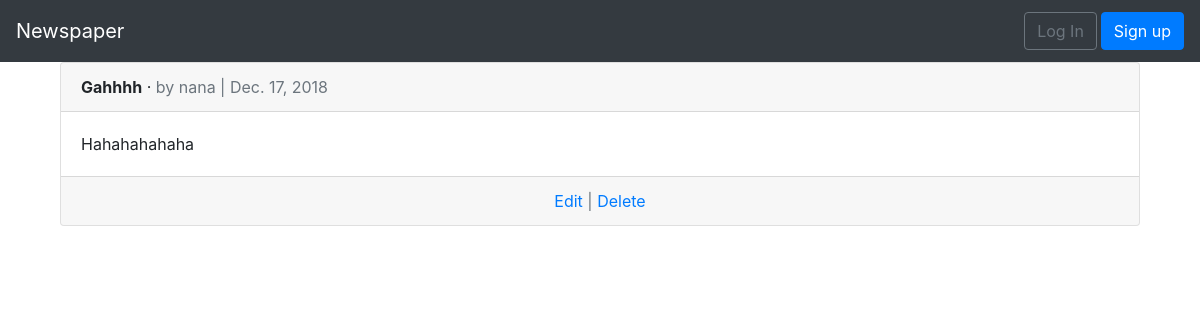
/articles/, run on an earlier commit of the app's database.
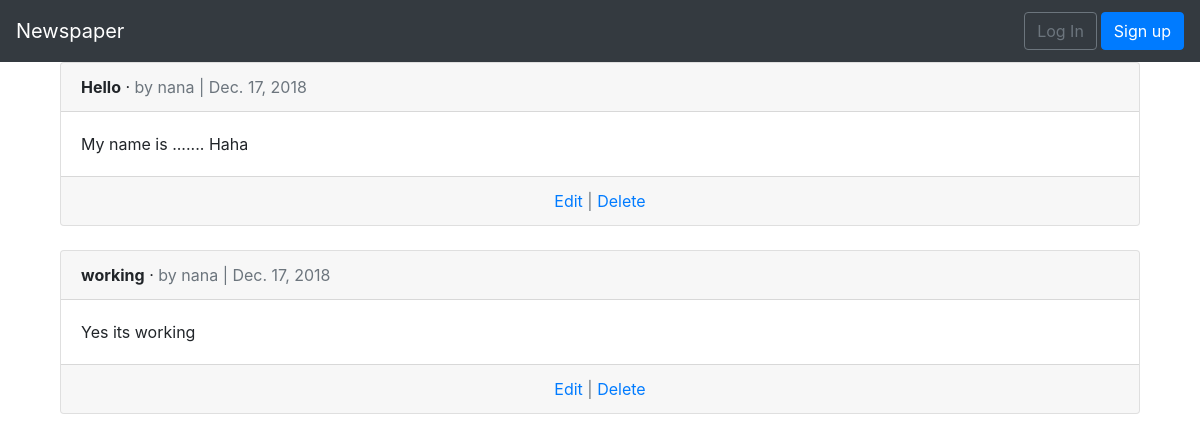
And on a later commit of the database.
### articles/models.py (models this page shows, shortened)
class Articles(models.Model):
    title=models.CharField(max_length=255)
    content=models.TextField()
    time =models.DateField(auto_now_add=True)
    author=models.ForeignKey(get_user_model(), on_delete=models.CASCADE)
    class Meta:
        verbose_name_plural='Articles'

### users/models.py (models this page shows)
class CustomUser(AbstractUser):
    age = models.PositiveIntegerField(null=True, blank=True)

### articles/views.py (the view)
# urls.py: path('',ArticleListView.as_view(),name='article_list'),
class ArticleListView(ListView):
    model = Articles
    template_name = 'article_list.html'

### templates/article_list.html
{% extends 'base.html' %}
{% block content %}
{% for article in object_list %}
<div class="container">
        <div class="card">
                <div class="card-header">
                  <span class="font-weight-bold">{{ article.title }}</span> &middot;
                  <span class="text-muted">by {{ article.author }} |
                  {{ article.time }}</span>
                </div>
                <div class="card-body">
                  {{ article.content }}
                </div>
                  <div class="card-footer text-center text-muted">
                        <a href="{% url 'article_edit' article.pk %}">Edit</a> |
                        <a href="{% url 'article_delete' article.pk %}">Delete</a>
                    </div>
          </div>
          <br />
</div>
{% endfor %}
{% endblock content %}

What changed in the data, as far as the page shows it:
removed Articles: title "Gahhhh", author "nana", time "Dec. 17, 2018", content "Hahahahahaha"
added Articles: title "Hello", author "nana", time "Dec. 17, 2018", content "My name is ....... Haha"
added Articles: title "working", author "nana", time "Dec. 17, 2018", content "Yes its working"
